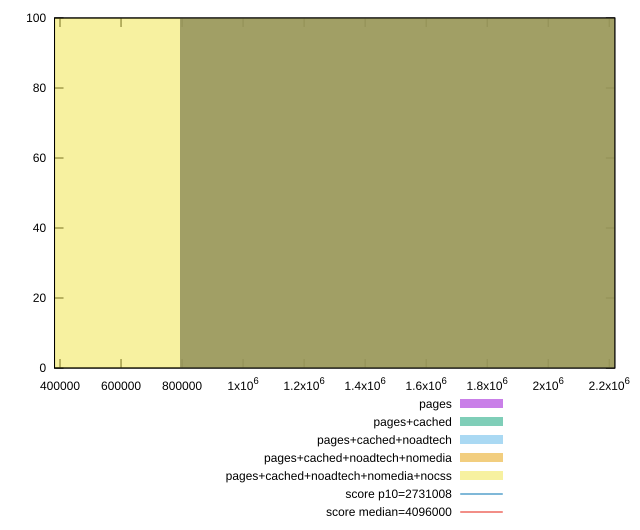

gnuplot code for this plot:
reset

$pages <<EOF
1586859.7236986326 100
EOF

$pagesCached <<EOF
1586859.7236986326 100
EOF

$pagesCachedNoadtech <<EOF
1586859.7236986326 100
EOF

$pagesCachedNoadtechNomedia <<EOF
1586859.7236986326 100
EOF

$pagesCachedNoadtechNomediaNocss <<EOF
0 100
EOF

set key outside below
set boxwidth 1586859.7236986326
set xrange [382062:2218346]
set yrange [0:100]
set trange [0:100]
set style fill transparent solid 0.5 noborder

set parametric
set terminal svg size 640, 530 enhanced background rgb 'white'
set output "report_00019_2021-02-10T18-14-37.922Z//total-byte-weight/comparison/histogram/all_raw.svg"

plot $pages title "pages" with boxes, \
     $pagesCached title "pages+cached" with boxes, \
     $pagesCachedNoadtech title "pages+cached+noadtech" with boxes, \
     $pagesCachedNoadtechNomedia title "pages+cached+noadtech+nomedia" with boxes, \
     $pagesCachedNoadtechNomediaNocss title "pages+cached+noadtech+nomedia+nocss" with boxes, \
     2731008,t title "score p10=2731008", \
     4096000,t title "score median=4096000"

reset
